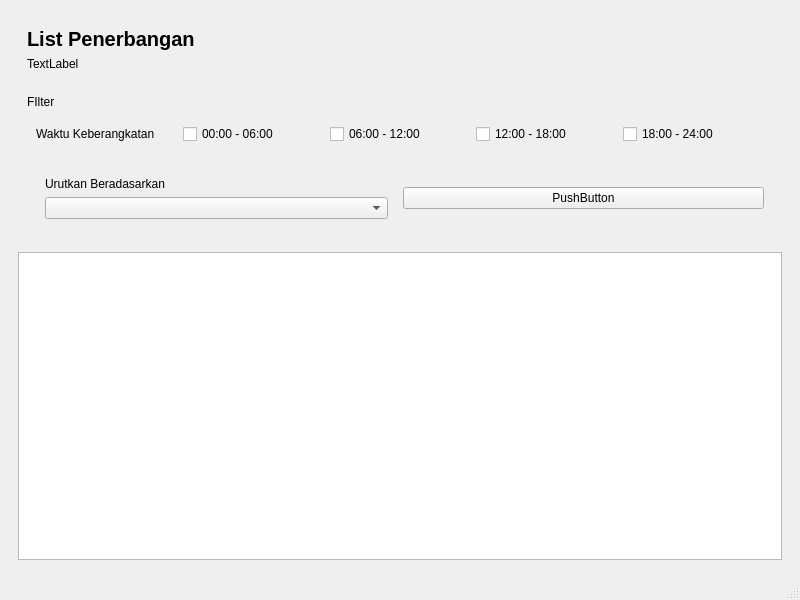
<?xml version="1.0" encoding="UTF-8"?>
<ui version="4.0">
 <class>MainWindow</class>
 <widget class="QMainWindow" name="MainWindow">
  <property name="geometry">
   <rect>
    <x>0</x>
    <y>0</y>
    <width>800</width>
    <height>600</height>
   </rect>
  </property>
  <property name="windowTitle">
   <string>MainWindow</string>
  </property>
  <widget class="QWidget" name="centralwidget">
   <layout class="QVBoxLayout" name="verticalLayout">
    <item>
     <widget class="QWidget" name="widget" native="true">
      <layout class="QVBoxLayout" name="verticalLayout_2">
       <item>
        <widget class="QWidget" name="widget_3" native="true">
         <layout class="QVBoxLayout" name="verticalLayout_3">
          <item>
           <widget class="QLabel" name="label">
            <property name="sizePolicy">
             <sizepolicy hsizetype="Maximum" vsizetype="Maximum">
              <horstretch>0</horstretch>
              <verstretch>0</verstretch>
             </sizepolicy>
            </property>
            <property name="styleSheet">
             <string notr="true">font-weight: bold; font-size: 20px;</string>
            </property>
            <property name="text">
             <string>List Penerbangan</string>
            </property>
           </widget>
          </item>
          <item>
           <widget class="QLabel" name="label_2">
            <property name="sizePolicy">
             <sizepolicy hsizetype="Maximum" vsizetype="Maximum">
              <horstretch>0</horstretch>
              <verstretch>0</verstretch>
             </sizepolicy>
            </property>
            <property name="text">
             <string>TextLabel</string>
            </property>
           </widget>
          </item>
         </layout>
        </widget>
       </item>
       <item>
        <widget class="QWidget" name="widget_2" native="true">
         <layout class="QVBoxLayout" name="verticalLayout_4">
          <item>
           <widget class="QLabel" name="label_3">
            <property name="text">
             <string>FIlter</string>
            </property>
           </widget>
          </item>
          <item>
           <widget class="QWidget" name="widget_4" native="true">
            <layout class="QHBoxLayout" name="horizontalLayout">
             <item>
              <widget class="QLabel" name="label_4">
               <property name="text">
                <string>Waktu Keberangkatan</string>
               </property>
              </widget>
             </item>
             <item>
              <widget class="QCheckBox" name="checkBox">
               <property name="text">
                <string>00:00 - 06:00</string>
               </property>
              </widget>
             </item>
             <item>
              <widget class="QCheckBox" name="checkBox_2">
               <property name="text">
                <string>06:00 - 12:00</string>
               </property>
              </widget>
             </item>
             <item>
              <widget class="QCheckBox" name="checkBox_3">
               <property name="text">
                <string>12:00 - 18:00</string>
               </property>
              </widget>
             </item>
             <item>
              <widget class="QCheckBox" name="checkBox_4">
               <property name="text">
                <string>18:00 - 24:00</string>
               </property>
              </widget>
             </item>
            </layout>
           </widget>
          </item>
          <item>
           <widget class="QWidget" name="widget_5" native="true">
            <layout class="QHBoxLayout" name="horizontalLayout_2">
             <item>
              <widget class="QWidget" name="widget_7" native="true">
               <layout class="QVBoxLayout" name="verticalLayout_5">
                <item>
                 <widget class="QLabel" name="label_5">
                  <property name="text">
                   <string>Urutkan Beradasarkan</string>
                  </property>
                 </widget>
                </item>
                <item>
                 <widget class="QComboBox" name="comboBox"/>
                </item>
               </layout>
              </widget>
             </item>
             <item>
              <widget class="QPushButton" name="pushButton">
               <property name="text">
                <string>PushButton</string>
               </property>
              </widget>
             </item>
            </layout>
           </widget>
          </item>
         </layout>
        </widget>
       </item>
       <item>
        <widget class="QTableWidget" name="tableWidget">
         <property name="sizePolicy">
          <sizepolicy hsizetype="Expanding" vsizetype="Expanding">
           <horstretch>0</horstretch>
           <verstretch>0</verstretch>
          </sizepolicy>
         </property>
        </widget>
       </item>
      </layout>
     </widget>
    </item>
   </layout>
  </widget>
  <widget class="QMenuBar" name="menubar">
   <property name="geometry">
    <rect>
     <x>0</x>
     <y>0</y>
     <width>800</width>
     <height>33</height>
    </rect>
   </property>
  </widget>
  <widget class="QStatusBar" name="statusbar"/>
 </widget>
 <resources/>
 <connections/>
</ui>
